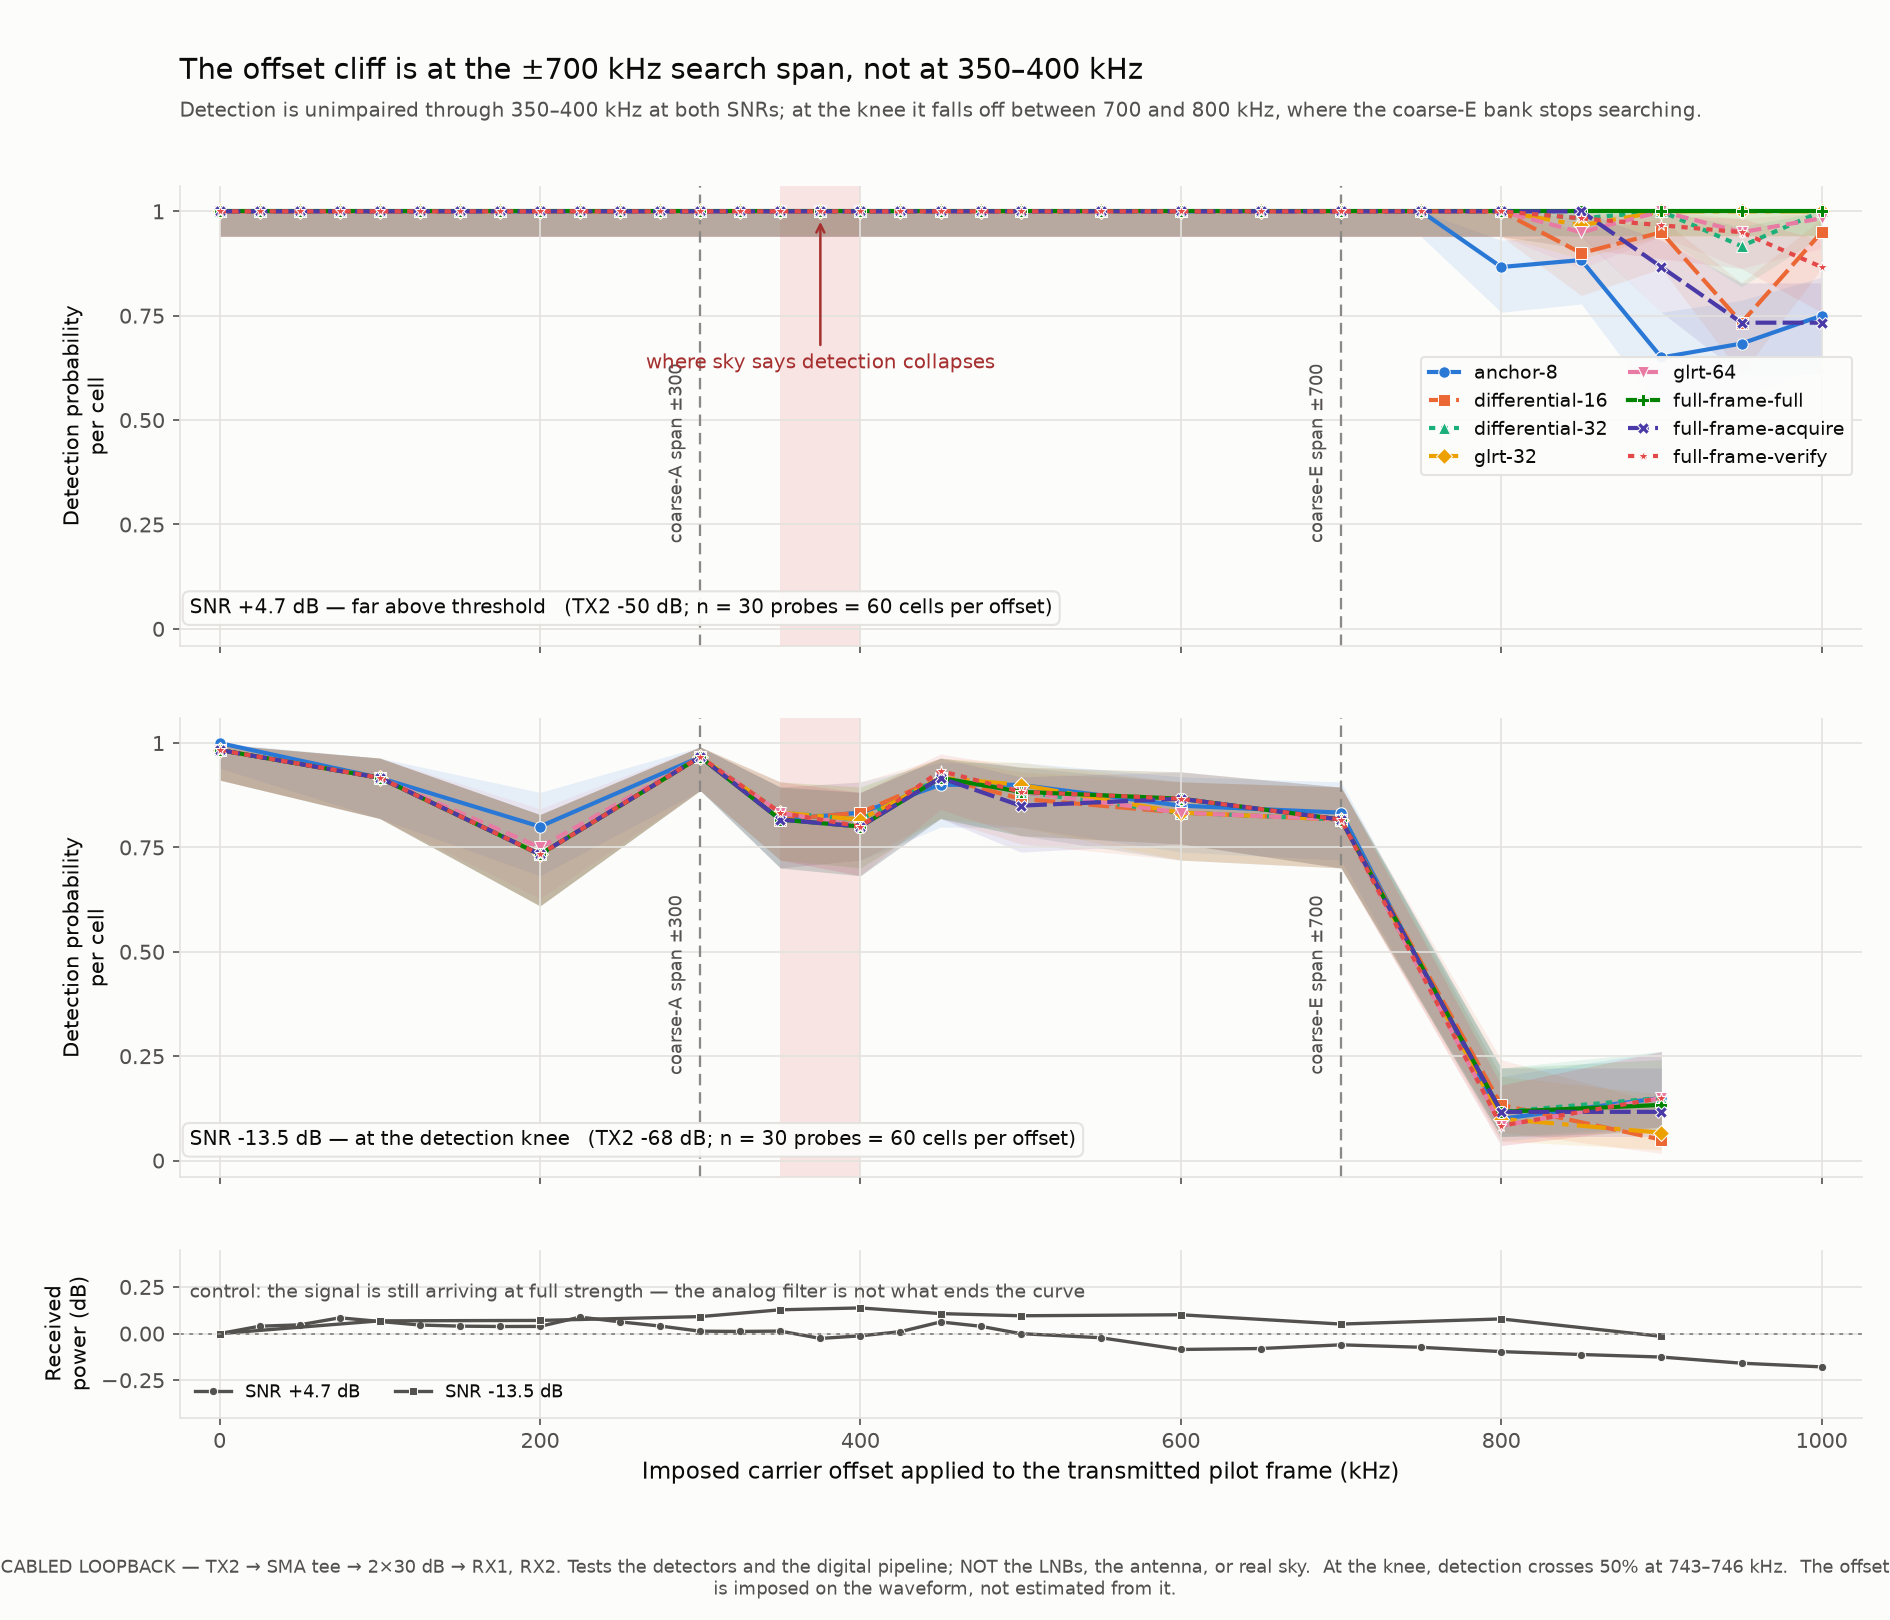

Recreate this plot in Python.
"""E4 figure: detection against a KNOWN imposed carrier offset, at two SNRs.

On sky the offset is estimated and bias-corrected, so a collapse in detection
could be the pipeline's search span or could be the estimator failing.  Here the
offset is applied to the waveform before it is transmitted -- exp(2j.pi.f.t) on
the pilot frame -- so the abscissa is imposed rather than inferred.

Two passes, because offset tolerance can be bought with SNR and a sweep run only
at +4.7 dB could not tell: one far above threshold and one at the detection knee
where the eight sit at Pd ~ 0.99 with zero offset.

The bottom strip is the measured received power of the offset waveform, so a
collapse caused by the analog 5 MHz filter rolling off can be told apart from a
collapse caused by the search span -- separate panels on a shared x axis, never
two y scales on one.
"""
from __future__ import annotations

import json
from pathlib import Path
import sys

import numpy as np

HERE = Path(__file__).resolve().parent
sys.path.insert(0, str(HERE))
sys.path.insert(0, str(HERE.parent))
import analysis as A
import style

RUNS = [(HERE.parent / "e4_offset.jsonl", "far above threshold"),
        (HERE.parent / "e4_offset_68.jsonl", "at the detection knee")]
THRESHOLDS = HERE.parent / "thresholds.json"
SKY_CLIFF = (350_000.0, 400_000.0)
COARSE_E_SPAN = 700_000.0
COARSE_A_SPAN = 300_000.0
#: measured in E2, so the panels can be labelled in SNR rather than in gain
SNR_BY_GAIN = {-50.0: 4.7, -68.0: -13.5}


def summarise(path: Path, thresholds: dict) -> tuple[dict, list]:
    header, rows = A.read(path)
    by_offset: dict = {}
    for r in rows:
        by_offset.setdefault(round(r["offset_hz"], 1), []).append(r)
    reference = float(np.mean([r["signal_power"] for r in by_offset[0.0]]))
    table = []
    for offset in sorted(by_offset):
        rs = by_offset[offset]
        power = float(np.mean([r["signal_power"] for r in rs]))
        table.append({"offset_hz": offset, "observations": len(rs),
                      "probes": len({r["index"] for r in rs}),
                      "received_relative_db": 10 * np.log10(power / reference),
                      "methods": {m: A.cell_rate(rs, m, thresholds[m])
                                  for m in A.METHODS}})
    return header, table


def last_crossing(table: list, method: str, level: float = 0.5):
    xs = [e["offset_hz"] for e in table]
    ys = [e["methods"][method]["rate"] for e in table]
    cut = None
    for i in range(1, len(xs)):
        if ys[i - 1] >= level > ys[i]:
            span = ys[i - 1] - ys[i]
            cut = xs[i - 1] + (xs[i] - xs[i - 1]) * ((ys[i - 1] - level) / span
                                                     if span else 0)
    return cut


def main() -> None:
    style.apply()
    import matplotlib.pyplot as plt

    thresholds = json.loads(THRESHOLDS.read_text())["empty_channel"]
    passes = []
    for path, label in RUNS:
        if not path.exists():
            continue
        header, table = summarise(path, thresholds)
        gain = float(header["tx2_gain_db"])
        passes.append({"path": str(path), "label": label, "tx2_gain_db": gain,
                       "snr_db": SNR_BY_GAIN.get(gain), "table": table,
                       "collapse_hz_at_pd_50": {m: last_crossing(table, m)
                                                for m in A.METHODS}})

    payload = {"figure": "offset-cliff", "note": A.LOOPBACK_NOTE,
               "offset_applied": "exp(2j*pi*f*t) on the pilot frame before "
                                 "transmission -- imposed, not estimated",
               "coarse_search_spans_hz": {"A": COARSE_A_SPAN, "E": COARSE_E_SPAN},
               "candidate_seed_bank": "E",
               "sky_cliff_hz": list(SKY_CLIFF),
               "passes": passes}
    (HERE / "offset-cliff.json").write_text(json.dumps(payload, indent=1))

    rows_n = len(passes) + 1
    fig = plt.figure(figsize=(12.6, 4.2 * len(passes) + 2.4))
    grid = fig.add_gridspec(rows_n, 1,
                            height_ratios=[2.6] * len(passes) + [0.95],
                            hspace=0.20, left=0.095, right=0.985,
                            top=0.885, bottom=0.125)
    # Every panel shares one x axis: the two passes run different offset grids,
    # and without sharing, the +/-300, +/-700 and 350-400 kHz markers land at
    # different screen positions in each panel and the rows stop being
    # comparable -- which is the whole point of stacking them.
    axes = []
    for i in range(len(passes)):
        axes.append(fig.add_subplot(grid[i, 0],
                                    sharex=axes[0] if axes else None))
    ax_power = fig.add_subplot(grid[len(passes), 0], sharex=axes[0])

    for ax, run in zip(axes, passes):
        khz = np.array([e["offset_hz"] for e in run["table"]]) / 1e3
        ax.axvspan(SKY_CLIFF[0] / 1e3, SKY_CLIFF[1] / 1e3, color="#e34948",
                   alpha=0.13, linewidth=0)
        for span, label in ((COARSE_A_SPAN / 1e3, "coarse-A span ±300"),
                            (COARSE_E_SPAN / 1e3, "coarse-E span ±700")):
            ax.axvline(span, color=style.MUTED, linewidth=1.1,
                       linestyle=(0, (5, 3)))
            ax.text(span - 9, 0.42, label, rotation=90, ha="right", va="center",
                    fontsize=8.5, color=style.INK_2)
        for m in A.METHODS:
            y = np.array([e["methods"][m]["rate"] for e in run["table"]])
            lo = np.array([e["methods"][m]["lo"] for e in run["table"]])
            hi = np.array([e["methods"][m]["hi"] for e in run["table"]])
            s = style.STYLE[m]
            ax.fill_between(khz, lo, hi, color=s["color"], alpha=0.10, linewidth=0)
            style.line(ax, khz, y, m, markeredgecolor=style.SURFACE,
                       markeredgewidth=0.5)
        ax.set_ylim(-0.04, 1.06)
        ax.set_yticks([0, .25, .5, .75, 1.0])
        ax.set_yticklabels(["0", "0.25", "0.50", "0.75", "1"])
        ax.set_ylabel("Detection probability\nper cell", fontsize=10)
        ax.tick_params(labelbottom=False)
        cells = run["table"][0]["observations"]
        probes = run["table"][0]["probes"]
        ax.text(0.006, 0.06,
                f"SNR {run['snr_db']:+.1f} dB — {run['label']}   "
                f"(TX2 {run['tx2_gain_db']:.0f} dB; n = {probes} probes = "
                f"{cells} cells per offset)",
                transform=ax.transAxes, fontsize=9.5, color=style.INK,
                va="bottom", bbox=dict(facecolor=style.SURFACE, edgecolor=style.GRID,
                                       boxstyle="round,pad=0.35", alpha=0.95))

    axes[0].annotate("where sky says detection collapses",
                     xy=(np.mean(SKY_CLIFF) / 1e3, 0.985), xycoords="data",
                     xytext=(np.mean(SKY_CLIFF) / 1e3, 0.66), textcoords="data",
                     ha="center", va="top", fontsize=9.5, color="#a5302f",
                     arrowprops=dict(arrowstyle="->", color="#a5302f",
                                     linewidth=1.2))
    axes[0].legend(loc="center right", ncol=2, handlelength=1.6,
                   columnspacing=1.1, framealpha=0.95, frameon=True,
                   facecolor=style.SURFACE, edgecolor=style.GRID)

    for run, marker in zip(passes, ("o", "s")):
        khz = np.array([e["offset_hz"] for e in run["table"]]) / 1e3
        rel = np.array([e["received_relative_db"] for e in run["table"]])
        ax_power.plot(khz, rel, color=style.INK_2, linewidth=1.6, marker=marker,
                      markersize=4, markeredgecolor=style.SURFACE,
                      markeredgewidth=0.5,
                      label=f"SNR {run['snr_db']:+.1f} dB")
    ax_power.axhline(0, color=style.MUTED, linewidth=0.9, linestyle=(0, (2, 3)))
    ax_power.set_ylabel("Received\npower (dB)", fontsize=10)
    ax_power.set_xlabel("Imposed carrier offset applied to the transmitted pilot "
                        "frame (kHz)")
    ax_power.set_ylim(-0.45, 0.45)
    ax_power.set_xlim(-25, 1025)
    ax_power.legend(loc="lower left", fontsize=8.5, ncol=2)
    ax_power.text(0.006, 0.80, "control: the signal is still arriving at full "
                  "strength — the analog filter is not what ends the curve",
                  transform=ax_power.transAxes, fontsize=9, color=style.INK_2,
                  va="top")

    knee = passes[-1]
    cuts = [v for v in knee["collapse_hz_at_pd_50"].values() if v is not None]
    where = (f"{min(cuts)/1e3:.0f}–{max(cuts)/1e3:.0f} kHz" if cuts
             else "beyond the swept range")
    fig.suptitle("The offset cliff is at the ±700 kHz search span, not at "
                 "350–400 kHz", x=0.095, ha="left", y=0.965, fontsize=14)
    fig.text(0.095, 0.928,
             "Detection is unimpaired through 350–400 kHz at both SNRs; at the "
             "knee it falls off between 700 and 800 kHz, where the coarse-E "
             "bank stops searching.",
             ha="left", fontsize=9.5, color=style.INK_2)
    style.footer(fig, f"At the knee, detection crosses 50% at {where}.  "
                      f"The offset is imposed on the waveform, not estimated "
                      f"from it.")
    fig.savefig(HERE / "offset-cliff.png")

    for run in passes:
        cuts = {m: (None if v is None else round(v / 1e3, 1))
                for m, v in run["collapse_hz_at_pd_50"].items()}
        print(f"SNR {run['snr_db']:+.1f} dB  collapse at Pd=0.5 (kHz): {cuts}")


if __name__ == "__main__":
    main()
